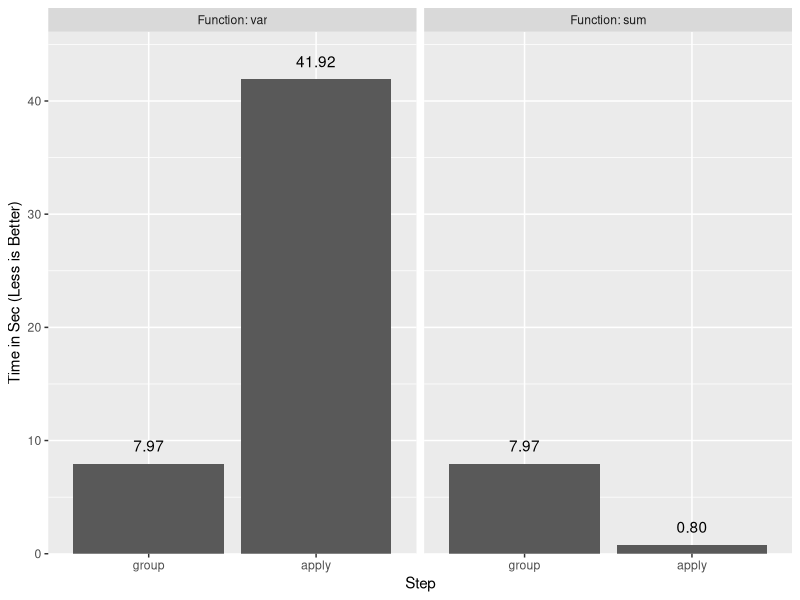
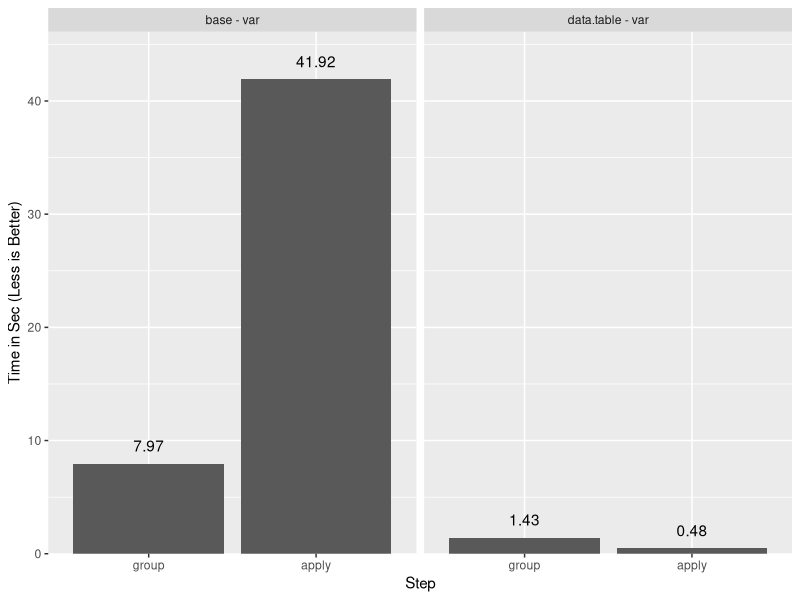
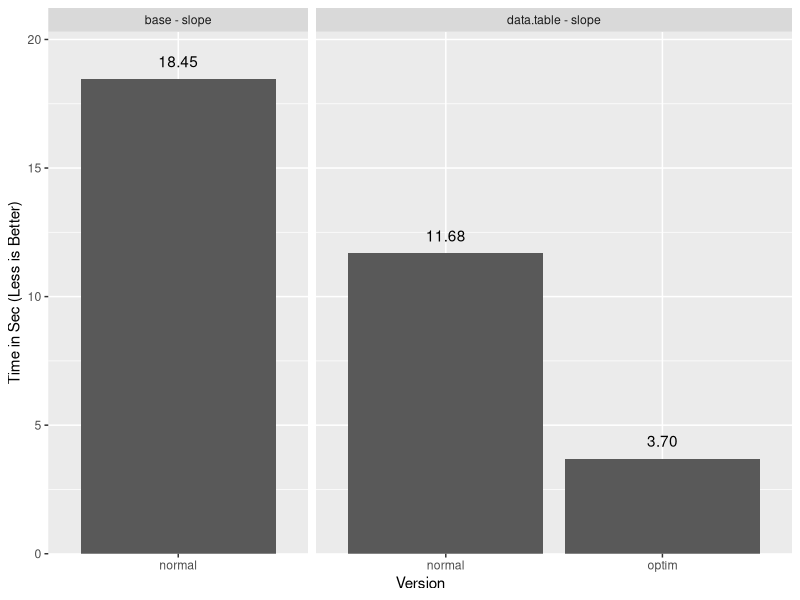
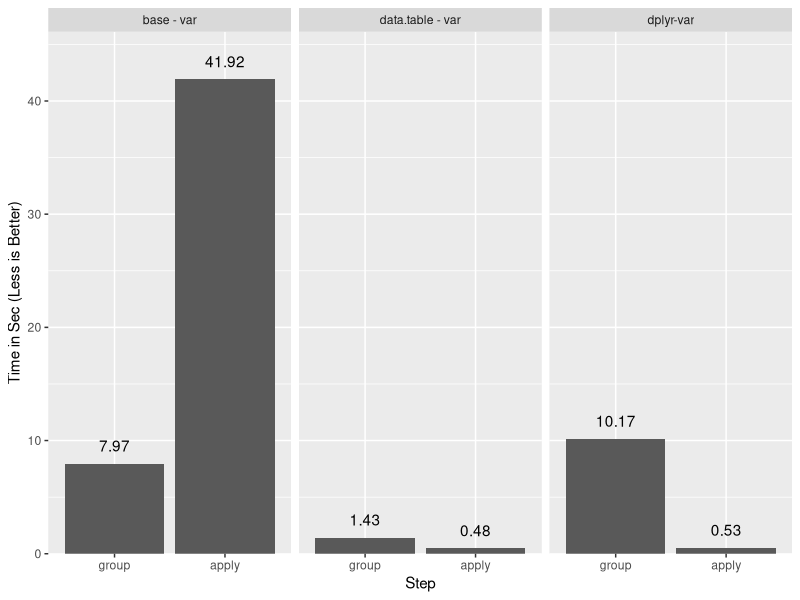
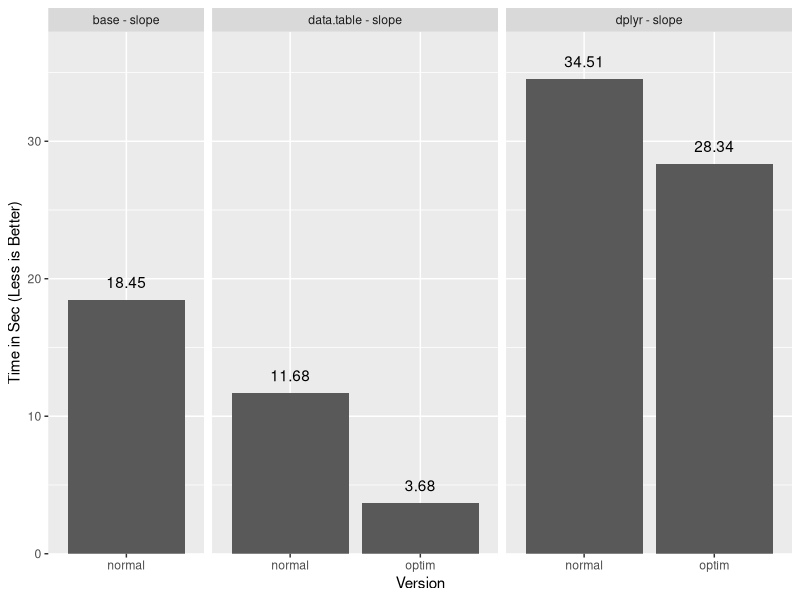

These figures' R source, in order:
## ---- chunk 1
options(digits=3, datatable.print.topn=2)
knitr::opts_chunk$set(comment = "", fig.align='center', error=TRUE)
library(ggplot2)
## ---- chunk 2
writeFansi <- function(x) {
  writeLines(
    paste0(
      "<pre></pre><pre><code>",
      paste0(fansi::sgr_to_html(x), collapse="\n"),
      "</code></pre>"
  ) )
}
## ---- chunk 3
x   <- c(1, 2, 3, 4, 6, 8)
grp <- rep(1:2, each=3)
tapply(x, grp, var)
## ---- chunk 4
funs <- paste0("Function: ", c('var', 'sum'))
times <- data.frame(
  Function=rep(factor(funs, levels=funs), each=2),
  Step=factor(c('group', 'apply'), levels=c('group', 'apply')),
  time=c(7.966, 41.921, 7.966, 0.803)
)
ggplot(times, aes(x=Step, y=time)) +
  geom_col() +
  facet_wrap(~Function) +
  ylab("Time in Sec (Less is Better)") +
  geom_text(aes(label=sprintf("%0.2f", time)), vjust=-1) +
  scale_y_continuous(expand=expand_scale(mult=c(0, .1)))
## ---- chunk 5
times <- data.frame(
  Function=rep(c('base - var', 'data.table - var'), each=2),
  Step=factor(c('group', 'apply'), levels=c('group', 'apply')),
  time=c(7.966, 41.921, 1.909 - .477, .477)
)
ggplot(times, aes(x=Step, y=time)) +
  geom_col() +
  facet_wrap(~Function) +
  ylab("Time in Sec (Less is Better)") +
  geom_text(aes(label=sprintf("%0.2f", time)), vjust=-1) +
  scale_y_continuous(expand=expand_scale(mult=c(0, .1)))
## ---- chunk 6
writeFansi(
"Detected that j uses these columns: x
Finding groups using uniqlist on key ... 0.113s elapsed (0.045s cpu)
Finding group sizes from the positions (can be avoided to save RAM) ... 0.020s elapsed (0.012s cpu)
lapply optimization is on, j unchanged as 'var(x)'
GForce \033[43moptimized j to 'gvar(x)'\033[m
Making each group and running j (\033[43mGForce TRUE\033[m) ..."
)
## ---- chunk 7
writeFansi(
"Detected that j uses these columns: x
Finding groups using uniqlist on key ... 0.034s elapsed (0.029s cpu)
Finding group sizes from the positions (can be avoided to save RAM) ... 0.009s elapsed (0.009s cpu)
lapply optimization is on, j unchanged as '+var(x)'
GForce is on, \033[43mleft j unchanged\033[m
Old mean optimization is on, left j unchanged.
Making each group and running j (\033[43mGForce FALSE\033[m)")
## ---- chunk 8
times <- data.frame(
  Function=c('base - slope', 'data.table - slope', 'data.table - slope'),
  Version=c('normal', 'normal', 'optim'),
  time=c(18.453, 11.679, 3.697)
)
ggplot(times, aes(x=Version, y=time)) +
  geom_col() +
  facet_grid(.~Function, scales='free_x', space='free_x') +
  ylab("Time in Sec (Less is Better)") +
  geom_text(aes(label=sprintf("%0.2f", time)), vjust=-1) +
  scale_y_continuous(expand=expand_scale(mult=c(0, .1)))
## ---- chunk 9
times <- data.frame(
  Function=rep(c('base - var', 'data.table - var', 'dplyr-var'), each=2),
  Step=factor(c('group', 'apply'), levels=c('group', 'apply')),
  time=c(7.966, 41.921, 1.909 - .477, .477, 10.693 - 0.527, 0.527)
)
ggplot(times, aes(x=Step, y=time)) +
  geom_col() +
  facet_wrap(~Function) +
  ylab("Time in Sec (Less is Better)") +
  geom_text(aes(label=sprintf("%0.2f", time)), vjust=-1) +
  scale_y_continuous(expand=expand_scale(mult=c(0, .1)))
## ---- chunk 10
times <- data.frame(
  Function=c(
    "base - slope", "data.table - slope", "data.table - slope",
    "dplyr - slope", "dplyr - slope"
  ),
  Version=c('normal', 'normal', 'optim', 'normal', 'optim'),
  time=c(18.453, 11.679, 3.679, 34.51, 28.34)
)
ggplot(times, aes(x=Version, y=time)) +
  geom_col() +
  facet_grid(.~Function, scales='free_x', space='free_x') +
  ylab("Time in Sec (Less is Better)") +
  geom_text(aes(label=sprintf("%0.2f", time)), vjust=-1) +
  scale_y_continuous(expand=expand_scale(mult=c(0, .1)))
